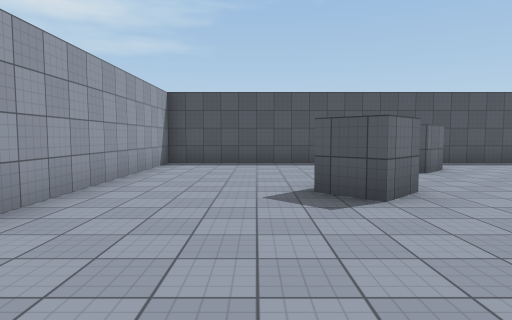
[1] (above)

12 first-person views from a walk through a 3-D level made in the Unity game engine. The camera is 1.5 m above the floor, tilts 4° down and sees 75° across. The floor is counted in squares, 2 m on a side. Each view is taken from the middle of a square. On the plan, view 1 faces up. The plan holds only what a view shows up to about 11 squares ahead; the rest is blank. The player is left out. Surface patterns are stand-ins for the level's own textures.

[2]
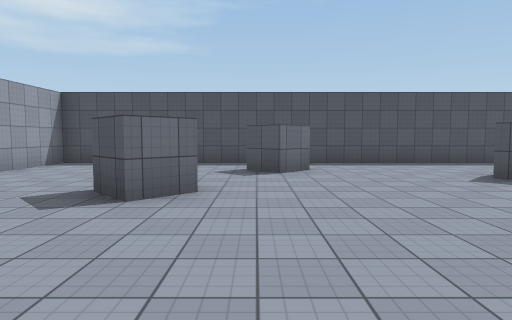

[3]
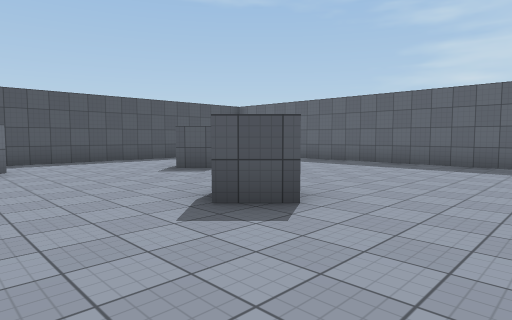

[4]
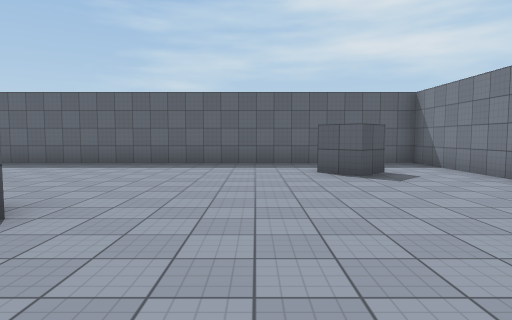

[5]
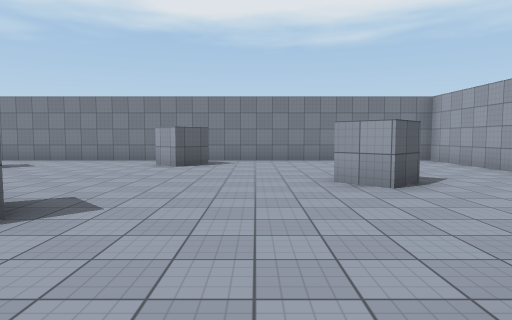

[6]
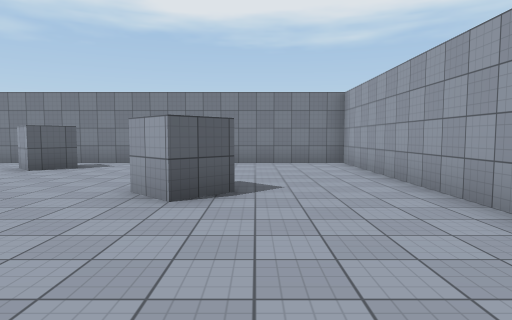

[7]
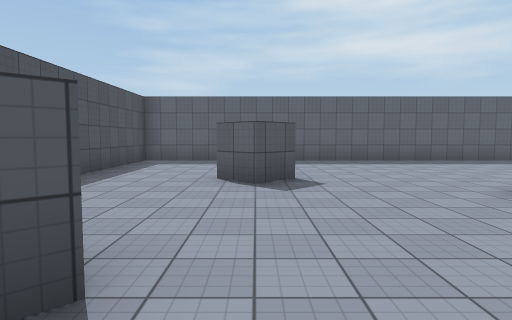

[8]
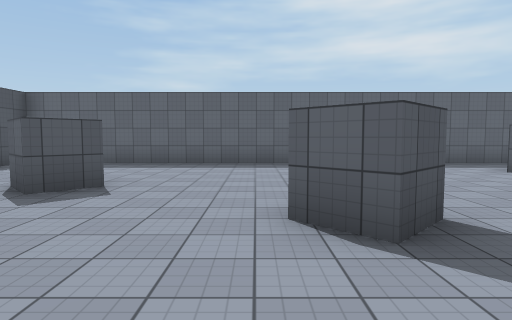

[9]
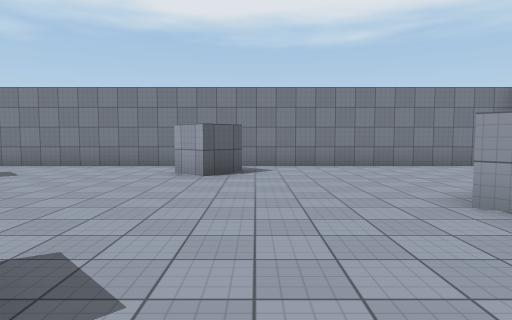

[10]
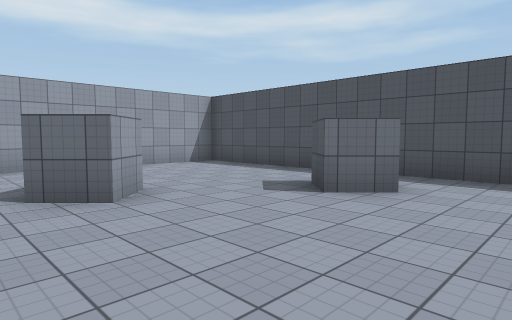

[11]
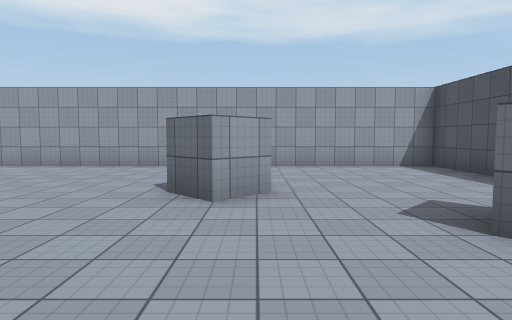

[12]
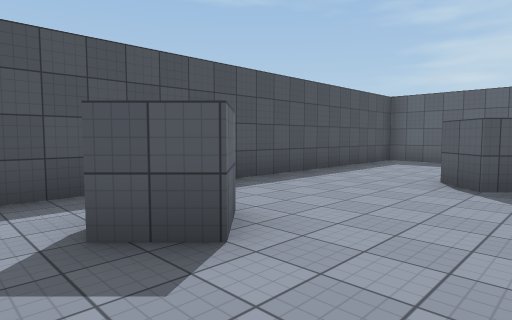

### Floor plan
Points are (right, up) in squares from view 1. A wall is a line through its corners. A room is listed if a view was taken in it or the views show most of it. See-through windows are left out.
Room 1 (views 1, 2, 3, 4, 5, 6, 7, 8, 9, 10, 11, 12)
walls: (6, 1.3) (5.3, 2) (6, 2.7); (8.1, 5.2) (7.3, 6) (8, 6.7); (1.5, 5.2) (2.2, 4.5) (1.5, 3.8) (0.8, 4.5); (0.3, -0.5) (1, 0.2) (1.7, -0.5); (4.2, 7.5) (3.5, 6.8) (2.8, 7.5); (4.3, -4) (5, -3.3) (5.7, -4); (10, -3.7) (9.3, -3) (10.1, -2.2); (-2.5, -5.5) (12.5, -5.5) (12.5, 9.5) (-2.5, 9.5) (-2.5, -5.5)

Positions as (right, up) in squares from view 1, and headings:
1: (0, 0), facing up
2: (3, 0), facing up
3: (3, -1), facing up-right
4: (3, -1), facing right
5: (3, 5), facing down
6: (0, 4), facing down
7: (2, 6), facing right
8: (3, 3), facing right
9: (4, 3), facing down
10: (6, 3), facing up-left
11: (6, 5), facing left
12: (2, 5), facing up-right
